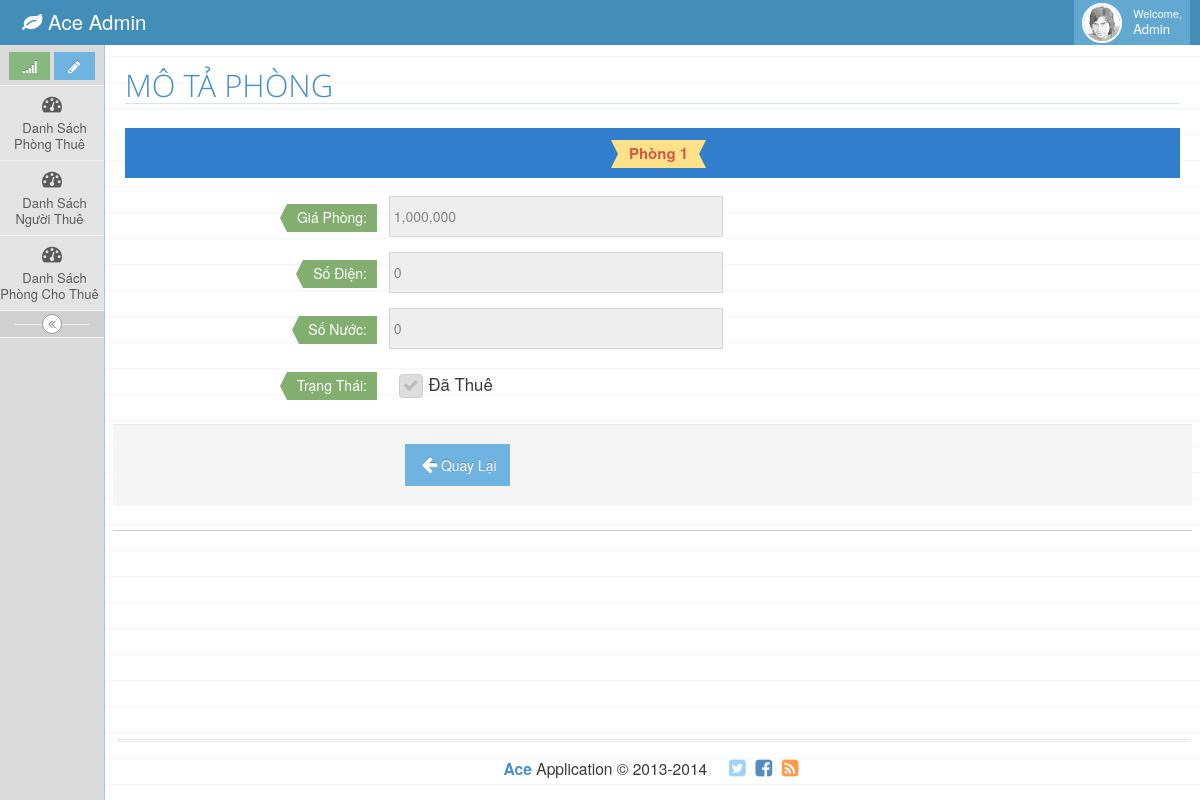
The page /DanhsachphongController/romdetail/1 on the database its author committed.
### tables this page shows
CREATE TABLE `list_room` (
  `ID` int(11) NOT NULL,
  `NAME_ROOM` varchar(50) NOT NULL,
  `PRICE` double NOT NULL,
  `NUMBER_ELECTRIC` int(11) NOT NULL,
  `NUMBER_WATER` int(11) NOT NULL,
  `DECRIPTION` text NOT NULL,
  `STATUS` tinyint(1) NOT NULL,
  `IS_DELETE` int(11) NOT NULL
);

### app/core/Controller.php (called while the page is built, shortened)
<?php
class Controller
{
	public function model($model)
	{
		if (file_exists('app'.DS.'models'.DS.$model.'.php')) {
			return new $model();
		} else {
			die('Model '.$model.' not exist.');
		}
	}
	public function view($view,$data = [])
	{
		$init_view = new View();
		return $init_view->render($view,$data);
	}
}
 ?>

### app/controller/DanhsachphongController.php (called while the page is built, shortened)
<?php
class DanhsachphongController extends Controller
{
    public function romdetail($id)
    {
        $room = $this->model('PhongModel');
        $roomObj = $room->findByID($id);
        $this->view('quanlyphong/phongdetail',['roomObj'=>$roomObj,'ID' =>$id]);
    }
}

### app/core/autoload.php (called while the page is built, shortened)
<?php
	$url = isset($_GET['url'])?explode('/',filter_var(rtrim($_GET['url'],'/'),FILTER_SANITIZE_URL)):[];
	Router::route($url);
?>

### index.php (called while the page is built, shortened)
<?php
require_once (ROOT.DS.'app'.DS.'core'.DS.'autoload.php');
?>

### app/core/DB.php (called while the page is built, shortened)
<?php
class DB
{
	private static $_intance = null;
	private $_pdo,$_query,$_result,$_count = 0, $_lastInsertID = null,$_error = false;
	private function __construct()
	{
		try {
			$this->_pdo = new PDO('mysql:host='.DB_HOST.';dbname='.DB_NAME.';charset=utf8',DB_USERNAME,DB_PASSWORD);
		} catch (PDOException $e) {
			die($e->getMessage());
		}
	}
	public static function getInstance()
	{
		if (!isset(self::$_intance)) {
			self::$_intance = new DB();
		}
		return self::$_intance;
	}
	public function query($sql,$params = [])
	{
		if ($this->_query = $this->_pdo->prepare($sql)) {
			$stt = 1;
			foreach ($params as $param) {
				$this->_query->bindValue($stt,$param);
				$stt ++;
			}
		}
		if ($this->_query->execute()) {
			$this->_result = $this->_query->fetchAll(PDO::FETCH_CLASS);
		}else {
			$this->_error = true;
		}
		return $this;
	}
	public function results()
	{
		return $this->_result;
	}
	public function first()
	{
		return (!empty($this->_result))? $this->_result[0]:[];
	}
	public function get_columns($table)
	{
		return $this->query("SHOW COLUMNS FROM {$table}")->results();
	}
	public function get_key($table)
	{
		$sql = "SHOW KEYS FROM {$table} WHERE Key_name = 'PRIMARY'";
		$primary_key = $this->query($sql)->_result[0]->Column_name;
		return $primary_key;
	}
	protected function _read($table, $params=[])
	{
		$conditionString = '';
		$bind =[];
		$order ='';
		$limit = '';
		if (isset($params['conditions'])) {
			if (is_array($params['conditions'])) {
				foreach ($params['conditions'] as $condition) {
					$conditionString .=' '. $condition.' AND';
				}
				$conditionString = trim($conditionString);
				$conditionString = rtrim($conditionString, ' AND');
			}else {
				$conditionString = $params['conditions'];
			}
			if ($conditionString != '') {
				$conditionString = ' WHERE '. $conditionString;
			}
		}
		if (array_key_exists('bind',$params)) {
			$bind = $params['bind'];
		}
		$sql = "SELECT * FROM {$table}{$conditionString}{$order}{$limit}";
		if ($this->query($sql,$bind)) {
			return true;
		}
		return false;
	}
	public function findFirst($table,$params =[])
	{
		if ($this->_read($table,$params)) {
			return $this->first();
		}
		return false;
	}
}
 ?>

### app/core/Model.php (called while the page is built, shortened)
<?php
class Model
{
    protected $_db, $table, $_modelName,$_columnName=[];
    public function __construct() {
        $this->_db = DB::getInstance();
        $this->_setTableColumns();
    }
    protected function _setTableColumns() {
        $columns = $this->_db->get_columns($this->table);
    }
    public function findFirst($params) {
        $resultsQuery = $this->_db->findFirst($this->table,$params);
        return $resultsQuery;
    }
    public function findByID($id) {
        $primary_key = $this->_db->get_key($this->table);
        $resultsQuery = $this->findFirst(['conditions'=>[$primary_key.' = ?'],'bind' =>[$id]]);
        return $resultsQuery;
    }
}

### app/lib/helpers/helpers.php (called while the page is built, shortened)
<?php
function url($url='',$params=[])
{
    $urlString = '';
    if (! empty($url) && $url !='/') {
        $url = trim($url,'/');
        $urlArr = explode('/',$url);
        if(count($urlArr) == 1) {
            array_push($urlArr,'index');
        }
        $urlString = implode(DS,$urlArr);
    }
    return ('/'.$urlString);
}

### app/view/quanlyphong/phongdetail.php (the view, shortened to what this page needs)
<div class="row">
    <div class="col-xs-12">
        <h1 class="header smaller lighter blue">MÔ TẢ PHÒNG</h1>
        <div class="clearfix">
        </div>
        <div class="table-header" style="text-align: center; line-height: 50px;">
            <span class="label label-xlg label-yellow arrowed-in-right arrowed-in" style="font-weight: bold; font-size: 15px; color: #D15B47;"><?= $roomObj->NAME_ROOM; ?></span>
        </div>
        <div class="row header">
            <form class="form-horizontal" role="form">
                <div class="form-group">
                    <label class="col-sm-3 control-label no-padding-right" for="form-field-1"><span class="label label-xlg label-success arrowed">Giá Phòng:</span></label>
                    <div class="col-sm-9">
                        <input type="text" disabled value="<?= number_format($roomObj->PRICE); ?>" class="col-xs-10 col-sm-5">
                    </div>
                </div>
                <div class="form-group">
                    <label class="col-sm-3 control-label no-padding-right" for="form-field-1"><span class="label label-xlg label-success arrowed">Số Điện:</span></label>
                    <div class="col-sm-9">
                        <input type="text" disabled value="<?= number_format($roomObj->NUMBER_ELECTRIC); ?>" class="col-xs-10 col-sm-5">
                    </div>
                </div>
                <div class="form-group">
                    <label class="col-sm-3 control-label no-padding-right" for="form-field-1"><span class="label label-xlg label-success arrowed">Số Nước:</span></label>
                    <div class="col-sm-9">
                        <input type="text" disabled value="<?= number_format($roomObj->NUMBER_WATER); ?>" class="col-xs-10 col-sm-5">
                    </div>
                </div>
                <div class="form-group">
                    <label class="col-sm-3 control-label no-padding-right" for="form-field-1"><span class="label label-xlg label-success arrowed">Trạng Thái:</span></label>
                    <div class="col-sm-9">
                        <div class="checkbox">
                            <label class="block">
                                <span class="lbl bigger-120"> Đã Thuê</span>
                            </label>
                        </div>
                    </div>
                </div>
                <div class="clearfix form-actions">
                    <div class="col-md-offset-3 col-md-9">
                        <button class="btn btn-info" type="button">
                            <a href="<?= url('/'); ?>" style="color: #fff;" ><i class="ace-icon fa fa-arrow-left bigger-130" style="padding-right: 5%;" ></i>Quay Lại</a>
                        </button>
                    </div>
                </div>
            </form>
        </div>
    </div>
</div>

### rows shown on the page
list_room: NAME_ROOM "Phòng 1", PRICE "1,000,000", NUMBER_ELECTRIC "0", NUMBER_WATER "0"
